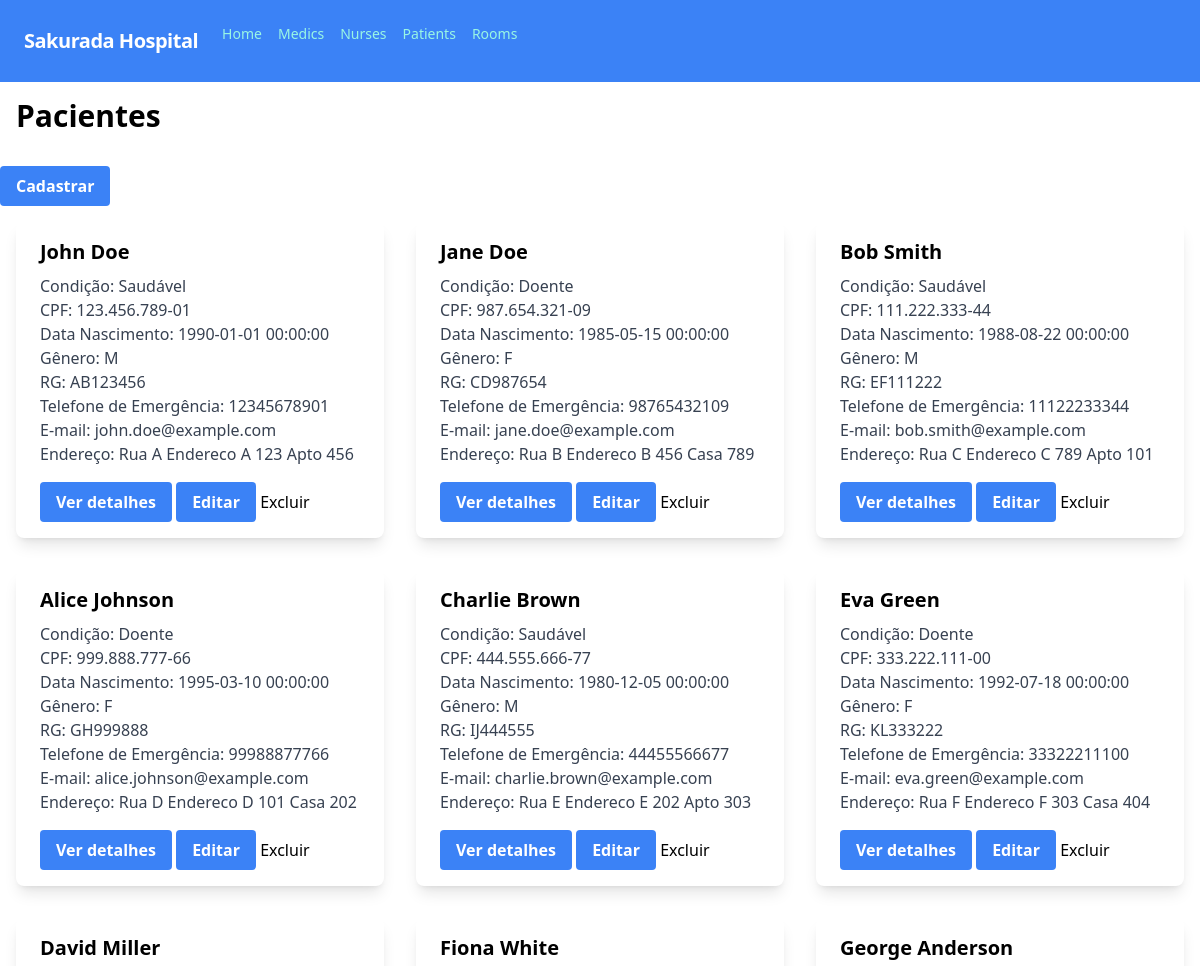
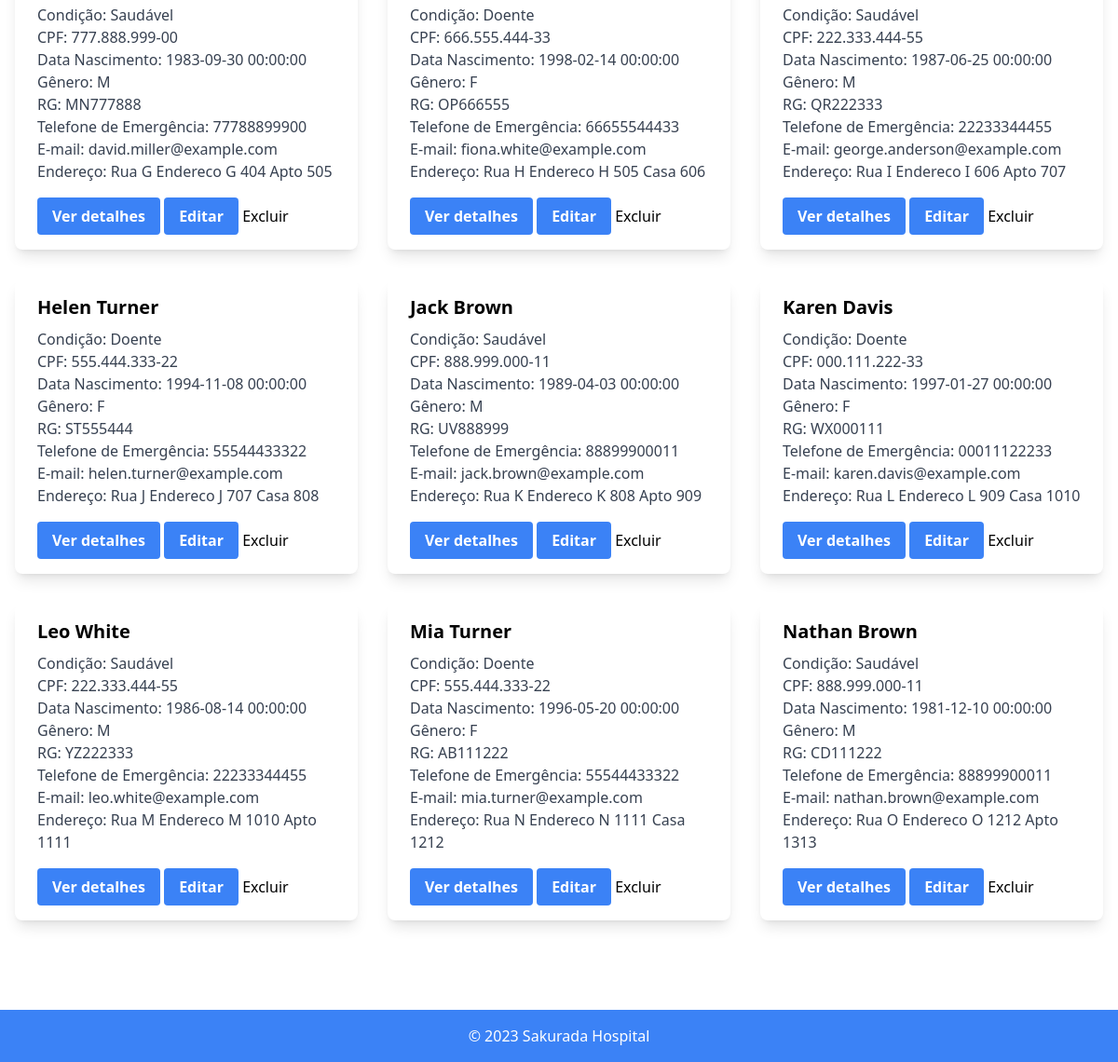
The app's page /patient/paciente_view.php with its own data (2 pictures, top to bottom).
### tables this page shows
CREATE TABLE Paciente (
  ID_Paciente INT PRIMARY KEY AUTO_INCREMENT,
  Data_Nascimento_Paciente TIMESTAMP,
  Condicao_Paciente VARCHAR(20),
  Telefone_Emergencia_Paciente VARCHAR(11),
  Logradouro_Paciente VARCHAR(100),
  Nome_Endereco_Paciente VARCHAR(100),
  Numero_Endereco_Paciente INT,
  Complemento_Endereco_Paciente VARCHAR(100),
  CPF_Paciente VARCHAR(14),
  RG_Paciente VARCHAR(12),
  Nome_Paciente VARCHAR(100),
  Genero_Paciente CHAR,
  E_mail_Paciente VARCHAR(100)
);

### patient/paciente_view.php (the view, shortened to what this page needs)
<html>
    <head>
        <link rel="stylesheet" href="https://unpkg.com/tailwindcss@latest/dist/tailwind.min.css">
    </head>
    <body class="mx-auto">
<?php
    include("../connection.php");
    include("../components/nav.php");
    $sql = "SELECT * FROM Paciente";
    $result = $conn->query($sql);
?>
        <div class="text-left text-3xl font-bold mb-4 mt-4 ml-4">Pacientes</div>
        <a href="./paciente_create.php" class="bg-blue-500 hover:bg-blue-700 text-white font-bold py-2 px-4 rounded mt-4 inline-block">Cadastrar</a>
        <div class="flex flex-wrap -mx-4 mx-auto">
            <?php
            if ($result->num_rows > 0) {
                while ($row = $result->fetch_assoc()) {
            ?>
            <div class="w-full md:w-1/2 lg:w-1/3 px-4 py-4">
                <div class="bg-white rounded-lg shadow-lg">
                    <div class="px-6 py-4">
                        <div class="font-bold text-xl mb-2"><?php echo $row["Nome_Paciente"] ?></div>
                        <p class="text-gray-700 text-base">
                            Condição: <?php echo $row["Condicao_Paciente"] ?><br>
                            CPF: <?php echo $row["CPF_Paciente"] ?><br>
                            Data Nascimento: <?php echo $row["Data_Nascimento_Paciente"] ?><br>
                            Gênero: <?php echo $row["Genero_Paciente"] ?><br>
                            RG: <?php echo $row["RG_Paciente"] ?><br>
                            Telefone de Emergência: <?php echo $row["Telefone_Emergencia_Paciente"] ?><br>
                            E-mail: <?php echo $row["E_mail_Paciente"] ?><br>
                            Endereço: <?php echo $row['Logradouro_Paciente']. " " .$row['Nome_Endereco_Paciente']. " ".$row['Numero_Endereco_Paciente']. " ".$row['Complemento_Endereco_Paciente'] ?>
                        </p>
                        <a href="paciente_show.php?ID_Paciente=<?php echo $row['ID_Paciente'] ?>" class="bg-blue-500 hover:bg-blue-700 text-white font-bold py-2 px-4 rounded mt-4 inline-block">Ver detalhes</a>
                        <a href="./paciente_edit.php?ID_Paciente=<?php echo $row['ID_Paciente'] ?>" class="bg-blue-500 hover:bg-blue-700 text-white font-bold py-2 px-4 rounded mt-4 inline-block">Editar</a>
                        <input onclick="deletar(<?php echo $row['ID_Paciente'] ?>)" type="button" value="Excluir" href="#">
                    </div>
                </div>
            </div>
            <?php
                }
            }
            ?>
        </div>
    </body>
    <?php
        include("../components/footer.php");
    ?>
</html>

### records on screen
paciente: Nome_Paciente "John Doe", Condicao_Paciente "Saudável", CPF_Paciente "123.456.789-01", Data_Nascimento_Paciente "1990-01-01 00:00:00", Genero_Paciente "M", RG_Paciente "AB123456", Telefone_Emergencia_Paciente "12345678901", E_mail_Paciente "john.doe@example.com", Logradouro_Paciente "Rua A", Nome_Endereco_Paciente "Endereco A", Numero_Endereco_Paciente "123", Complemento_Endereco_Paciente "Apto 456"
paciente: Nome_Paciente "Jane Doe", Condicao_Paciente "Doente", CPF_Paciente "987.654.321-09", Data_Nascimento_Paciente "1985-05-15 00:00:00", Genero_Paciente "F", RG_Paciente "CD987654", Telefone_Emergencia_Paciente "98765432109", E_mail_Paciente "jane.doe@example.com", Logradouro_Paciente "Rua B", Nome_Endereco_Paciente "Endereco B", Numero_Endereco_Paciente "456", Complemento_Endereco_Paciente "Casa 789"
paciente: Nome_Paciente "Bob Smith", Condicao_Paciente "Saudável", CPF_Paciente "111.222.333-44", Data_Nascimento_Paciente "1988-08-22 00:00:00", Genero_Paciente "M", RG_Paciente "EF111222", Telefone_Emergencia_Paciente "11122233344", E_mail_Paciente "bob.smith@example.com", Logradouro_Paciente "Rua C", Nome_Endereco_Paciente "Endereco C", Numero_Endereco_Paciente "789", Complemento_Endereco_Paciente "Apto 101"
paciente: Nome_Paciente "Alice Johnson", Condicao_Paciente "Doente", CPF_Paciente "999.888.777-66", Data_Nascimento_Paciente "1995-03-10 00:00:00", Genero_Paciente "F", RG_Paciente "GH999888", Telefone_Emergencia_Paciente "99988877766", E_mail_Paciente "alice.johnson@example.com", Logradouro_Paciente "Rua D", Nome_Endereco_Paciente "Endereco D", Numero_Endereco_Paciente "101", Complemento_Endereco_Paciente "Casa 202"
paciente: Nome_Paciente "Charlie Brown", Condicao_Paciente "Saudável", CPF_Paciente "444.555.666-77", Data_Nascimento_Paciente "1980-12-05 00:00:00", Genero_Paciente "M", RG_Paciente "IJ444555", Telefone_Emergencia_Paciente "44455566677", E_mail_Paciente "charlie.brown@example.com", Logradouro_Paciente "Rua E", Nome_Endereco_Paciente "Endereco E", Numero_Endereco_Paciente "202", Complemento_Endereco_Paciente "Apto 303"
paciente: Nome_Paciente "Eva Green", Condicao_Paciente "Doente", CPF_Paciente "333.222.111-00", Data_Nascimento_Paciente "1992-07-18 00:00:00", Genero_Paciente "F", RG_Paciente "KL333222", Telefone_Emergencia_Paciente "33322211100", E_mail_Paciente "eva.green@example.com", Logradouro_Paciente "Rua F", Nome_Endereco_Paciente "Endereco F", Numero_Endereco_Paciente "303", Complemento_Endereco_Paciente "Casa 404"
paciente: Nome_Paciente "David Miller", Condicao_Paciente "Saudável", CPF_Paciente "777.888.999-00", Data_Nascimento_Paciente "1983-09-30 00:00:00", Genero_Paciente "M", RG_Paciente "MN777888", Telefone_Emergencia_Paciente "77788899900", E_mail_Paciente "david.miller@example.com", Logradouro_Paciente "Rua G", Nome_Endereco_Paciente "Endereco G", Numero_Endereco_Paciente "404", Complemento_Endereco_Paciente "Apto 505"
paciente: Nome_Paciente "Fiona White", Condicao_Paciente "Doente", CPF_Paciente "666.555.444-33", Data_Nascimento_Paciente "1998-02-14 00:00:00", Genero_Paciente "F", RG_Paciente "OP666555", Telefone_Emergencia_Paciente "66655544433", E_mail_Paciente "fiona.white@example.com", Logradouro_Paciente "Rua H", Nome_Endereco_Paciente "Endereco H", Numero_Endereco_Paciente "505", Complemento_Endereco_Paciente "Casa 606"
paciente: Nome_Paciente "George Anderson", Condicao_Paciente "Saudável", CPF_Paciente "222.333.444-55", Data_Nascimento_Paciente "1987-06-25 00:00:00", Genero_Paciente "M", RG_Paciente "QR222333", Telefone_Emergencia_Paciente "22233344455", E_mail_Paciente "george.anderson@example.com", Logradouro_Paciente "Rua I", Nome_Endereco_Paciente "Endereco I", Numero_Endereco_Paciente "606", Complemento_Endereco_Paciente "Apto 707"
paciente: Nome_Paciente "Helen Turner", Condicao_Paciente "Doente", CPF_Paciente "555.444.333-22", Data_Nascimento_Paciente "1994-11-08 00:00:00", Genero_Paciente "F", RG_Paciente "ST555444", Telefone_Emergencia_Paciente "55544433322", E_mail_Paciente "helen.turner@example.com", Logradouro_Paciente "Rua J", Nome_Endereco_Paciente "Endereco J", Numero_Endereco_Paciente "707", Complemento_Endereco_Paciente "Casa 808"
paciente: Nome_Paciente "Jack Brown", Condicao_Paciente "Saudável", CPF_Paciente "888.999.000-11", Data_Nascimento_Paciente "1989-04-03 00:00:00", Genero_Paciente "M", RG_Paciente "UV888999", Telefone_Emergencia_Paciente "88899900011", E_mail_Paciente "jack.brown@example.com", Logradouro_Paciente "Rua K", Nome_Endereco_Paciente "Endereco K", Numero_Endereco_Paciente "808", Complemento_Endereco_Paciente "Apto 909"
paciente: Nome_Paciente "Karen Davis", Condicao_Paciente "Doente", CPF_Paciente "000.111.222-33", Data_Nascimento_Paciente "1997-01-27 00:00:00", Genero_Paciente "F", RG_Paciente "WX000111", Telefone_Emergencia_Paciente "00011122233", E_mail_Paciente "karen.davis@example.com", Logradouro_Paciente "Rua L", Nome_Endereco_Paciente "Endereco L", Numero_Endereco_Paciente "909", Complemento_Endereco_Paciente "Casa 1010"
paciente: Nome_Paciente "Leo White", Condicao_Paciente "Saudável", CPF_Paciente "222.333.444-55", Data_Nascimento_Paciente "1986-08-14 00:00:00", Genero_Paciente "M", RG_Paciente "YZ222333", Telefone_Emergencia_Paciente "22233344455", E_mail_Paciente "leo.white@example.com", Logradouro_Paciente "Rua M", Nome_Endereco_Paciente "Endereco M", Numero_Endereco_Paciente "1010", Complemento_Endereco_Paciente "Apto 1111"
paciente: Nome_Paciente "Mia Turner", Condicao_Paciente "Doente", CPF_Paciente "555.444.333-22", Data_Nascimento_Paciente "1996-05-20 00:00:00", Genero_Paciente "F", RG_Paciente "AB111222", Telefone_Emergencia_Paciente "55544433322", E_mail_Paciente "mia.turner@example.com", Logradouro_Paciente "Rua N", Nome_Endereco_Paciente "Endereco N", Numero_Endereco_Paciente "1111", Complemento_Endereco_Paciente "Casa 1212"
paciente: Nome_Paciente "Nathan Brown", Condicao_Paciente "Saudável", CPF_Paciente "888.999.000-11", Data_Nascimento_Paciente "1981-12-10 00:00:00", Genero_Paciente "M", RG_Paciente "CD111222", Telefone_Emergencia_Paciente "88899900011", E_mail_Paciente "nathan.brown@example.com", Logradouro_Paciente "Rua O", Nome_Endereco_Paciente "Endereco O", Numero_Endereco_Paciente "1212", Complemento_Endereco_Paciente "Apto 1313"
